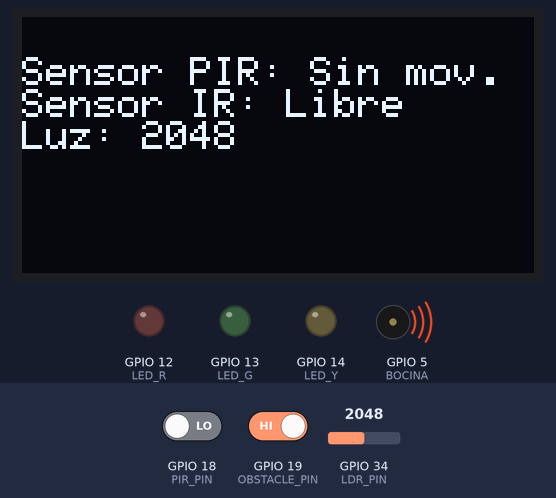
The sketch below on a simulated ESP32. On the bench: 128×64 one-colour display, output pins drawn as LEDs (lit = HIGH), buzzer (waves = sounding, pin HIGH). The test bench sets the inputs (shaded band); at power-on: GPIO 34 (LDR_PIN) = 2048, GPIO 18 (PIR_PIN) LOW, GPIO 19 (OBSTACLE_PIN) HIGH.

Above: at 1.2 s.
1.3 s: GPIO 34 (LDR_PIN) set to 2957
At 2.8 s:
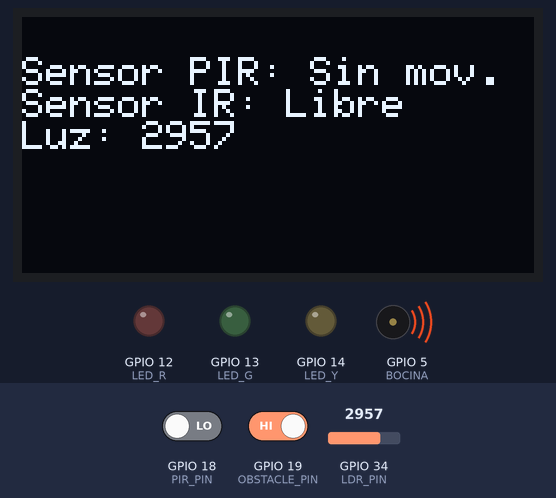
3.1 s: GPIO 34 (LDR_PIN) set to 3059
At 4.4 s:
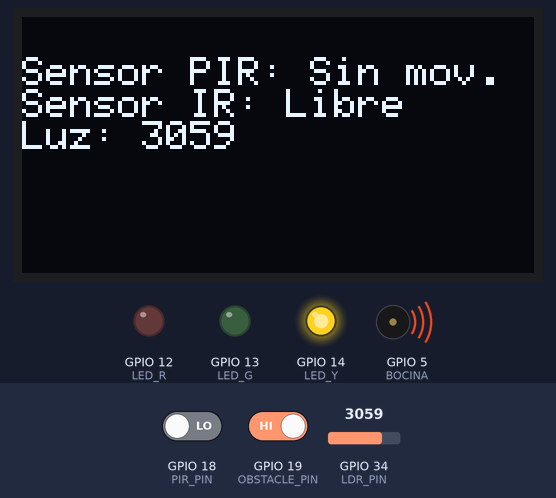
4.7 s: GPIO 18 (PIR_PIN) driven HIGH
At 5.1 s:
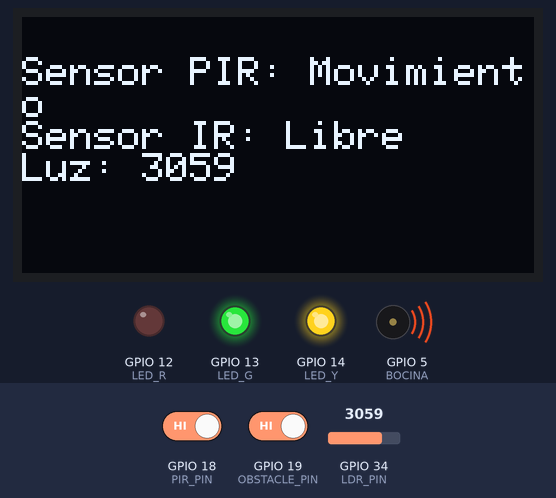
6.3 s: GPIO 19 (OBSTACLE_PIN) driven LOW
At 6.7 s:
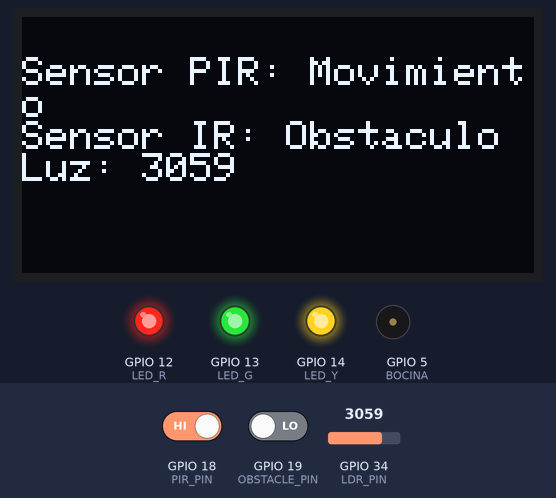
7.8 s: GPIO 18 (PIR_PIN) driven LOW
At 8.2 s:
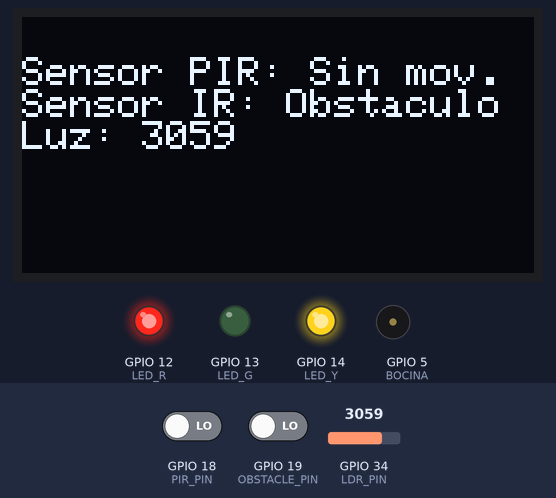
9.4 s: GPIO 34 (LDR_PIN) set to 2960
At 9.8 s:
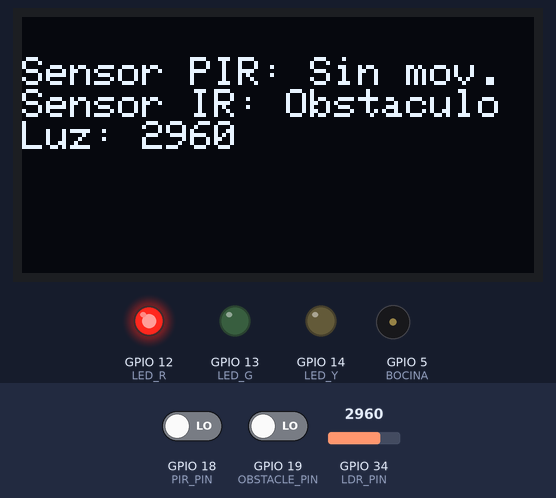
Timing chart, 0 to 12.0 s (numbered marks = the images above; inputs shaded):
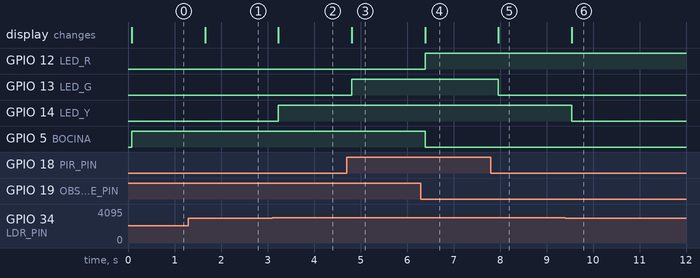

The sketch:

screen.ino
```cpp
#include <Wire.h>
#include <Adafruit_SSD1306.h>
#include <Adafruit_GFX.h>

#define SCREEN_WIDTH 128
#define SCREEN_HEIGHT 64
#define OLED_RESET -1
Adafruit_SSD1306 display(SCREEN_WIDTH, SCREEN_HEIGHT, &Wire, OLED_RESET);

#define PIR_PIN 18       // Sensor de movimiento PIR
#define OBSTACLE_PIN 19  // Sensor de obstáculo IR
#define LDR_PIN 34      // Sensor fotosensible (LDR)
#define LED_Y 14
#define LED_R 12
#define LED_G 13
#define BOCINA 5

void setup() {
    Serial.begin(9600);
    Wire.begin(22, 21);

    if (!display.begin(SSD1306_SWITCHCAPVCC, 0x3C)) {
        while (true); // Bucle infinito si la pantalla no seo encuentra
    }

    display.clearDisplay();
    display.display();

    pinMode(PIR_PIN, INPUT);
    pinMode(OBSTACLE_PIN, INPUT);
    pinMode(LED_Y, OUTPUT);
    pinMode(LED_R, OUTPUT);
    pinMode(LED_G, OUTPUT);
    pinMode(BOCINA, OUTPUT);
}

void loop() {
    int pirState = digitalRead(PIR_PIN);
    int obstacleState = digitalRead(OBSTACLE_PIN);
    int ldrValue = analogRead(LDR_PIN);

    // Limpiar pantalla
    display.clearDisplay();
    display.setTextSize(1);
    display.setTextColor(SSD1306_WHITE);
    display.setCursor(0, 10);

    // Mostrar estado de sensores en OLED
    display.println("Sensor PIR: " + String(pirState == HIGH ? "Movimiento" : "Sin mov."));
    display.println("Sensor IR: " + String(obstacleState == LOW ? "Obstaculo" : "Libre"));
    display.println("Luz: " + String(ldrValue));

    display.display();

    // Control de LEDs y bocina
    digitalWrite(LED_G, pirState == HIGH ? HIGH : LOW);
    digitalWrite(LED_R, obstacleState == LOW ? HIGH : LOW);
    digitalWrite(BOCINA, obstacleState == LOW ? LOW : HIGH);
    digitalWrite(LED_Y, ldrValue >= 3000 ? HIGH : LOW);

    delay(500);
}
```

Measured:
- the behaviour switches between 2999 and 3000 on GPIO 34 (LDR_PIN) (found by bisection; images 1 and 2)
- after the input at 1.3 s, the display: changes after 0.36 s (image 1)
- after the input at 3.1 s, GPIO 14 (LED_Y): LOW → HIGH after 0.14 s; the display: changes after 0.14 s (image 2)
- after the input at 4.7 s, GPIO 13 (LED_G): LOW → HIGH after 0.11 s; the display: changes after 0.11 s (image 3)
- after the input at 6.3 s, GPIO 12 (LED_R): LOW → HIGH after 0.09 s; GPIO 5 (BOCINA): HIGH → LOW after 0.09 s; the display: changes after 0.09 s (image 4)
- after the input at 7.8 s, GPIO 13 (LED_G): HIGH → LOW after 0.17 s; the display: changes after 0.17 s (image 5)
- after the input at 9.4 s, GPIO 14 (LED_Y): HIGH → LOW after 0.15 s; the display: changes after 0.15 s (image 6)
